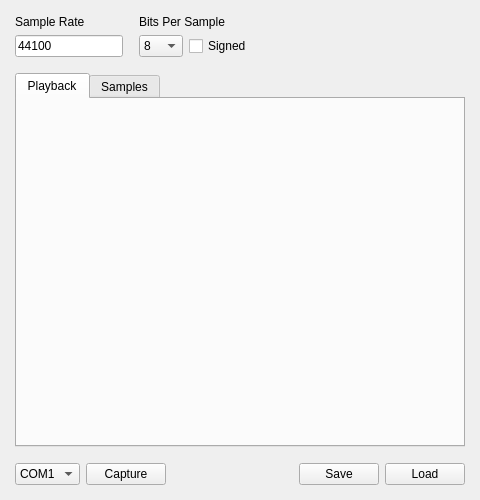
<?xml version="1.0" encoding="UTF-8"?>
<ui version="4.0">
 <class>MainWindow</class>
 <widget class="QMainWindow" name="MainWindow">
  <property name="geometry">
   <rect>
    <x>0</x>
    <y>0</y>
    <width>480</width>
    <height>500</height>
   </rect>
  </property>
  <property name="windowTitle">
   <string>ADC Converter</string>
  </property>
  <widget class="QWidget" name="centralwidget">
   <layout class="QVBoxLayout" name="verticalLayout_6">
    <property name="leftMargin">
     <number>15</number>
    </property>
    <property name="topMargin">
     <number>15</number>
    </property>
    <property name="rightMargin">
     <number>15</number>
    </property>
    <property name="bottomMargin">
     <number>15</number>
    </property>
    <item>
     <layout class="QHBoxLayout" name="layParameters">
      <item>
       <layout class="QVBoxLayout" name="laySampleRate">
        <property name="spacing">
         <number>6</number>
        </property>
        <property name="rightMargin">
         <number>10</number>
        </property>
        <item>
         <widget class="QLabel" name="lblSampleRate">
          <property name="text">
           <string>Sample Rate</string>
          </property>
         </widget>
        </item>
        <item>
         <widget class="QLineEdit" name="txtSampleRate">
          <property name="sizePolicy">
           <sizepolicy hsizetype="Preferred" vsizetype="Fixed">
            <horstretch>0</horstretch>
            <verstretch>0</verstretch>
           </sizepolicy>
          </property>
          <property name="text">
           <string>44100</string>
          </property>
         </widget>
        </item>
       </layout>
      </item>
      <item>
       <layout class="QVBoxLayout" name="layBitsPerSample">
        <property name="rightMargin">
         <number>10</number>
        </property>
        <item>
         <widget class="QLabel" name="lblBitsPerSample">
          <property name="text">
           <string>Bits Per Sample</string>
          </property>
         </widget>
        </item>
        <item>
         <layout class="QHBoxLayout" name="layGeneral_1">
          <item>
           <widget class="QComboBox" name="cmbBitsPerSample">
            <item>
             <property name="text">
              <string>8</string>
             </property>
            </item>
            <item>
             <property name="text">
              <string>16</string>
             </property>
            </item>
            <item>
             <property name="text">
              <string>32</string>
             </property>
            </item>
           </widget>
          </item>
          <item>
           <widget class="QCheckBox" name="cbSigned">
            <property name="text">
             <string>Signed</string>
            </property>
           </widget>
          </item>
         </layout>
        </item>
       </layout>
      </item>
      <item>
       <spacer name="horizontalSpacer_2">
        <property name="orientation">
         <enum>Qt::Horizontal</enum>
        </property>
        <property name="sizeHint" stdset="0">
         <size>
          <width>40</width>
          <height>20</height>
         </size>
        </property>
       </spacer>
      </item>
     </layout>
    </item>
    <item>
     <spacer name="verticalSpacer_1">
      <property name="orientation">
       <enum>Qt::Vertical</enum>
      </property>
      <property name="sizeType">
       <enum>QSizePolicy::Preferred</enum>
      </property>
      <property name="sizeHint" stdset="0">
       <size>
        <width>20</width>
        <height>10</height>
       </size>
      </property>
     </spacer>
    </item>
    <item>
     <widget class="QTabWidget" name="tabMain">
      <property name="currentIndex">
       <number>0</number>
      </property>
      <widget class="QWidget" name="tabPlayback">
       <attribute name="title">
        <string>Playback</string>
       </attribute>
       <layout class="QVBoxLayout" name="verticalLayout_7">
        <item>
         <widget class="QWidget" name="widWaveform" native="true"/>
        </item>
       </layout>
      </widget>
      <widget class="QWidget" name="tabSamples">
       <attribute name="title">
        <string>Samples</string>
       </attribute>
       <layout class="QVBoxLayout" name="verticalLayout_8">
        <item>
         <widget class="QPlainTextEdit" name="txtSamples">
          <property name="autoFillBackground">
           <bool>false</bool>
          </property>
         </widget>
        </item>
       </layout>
      </widget>
     </widget>
    </item>
    <item>
     <spacer name="verticalSpacer_2">
      <property name="orientation">
       <enum>Qt::Vertical</enum>
      </property>
      <property name="sizeType">
       <enum>QSizePolicy::Preferred</enum>
      </property>
      <property name="sizeHint" stdset="0">
       <size>
        <width>20</width>
        <height>10</height>
       </size>
      </property>
     </spacer>
    </item>
    <item>
     <layout class="QHBoxLayout" name="layOptions">
      <item>
       <widget class="QComboBox" name="cmbPort">
        <item>
         <property name="text">
          <string>COM1</string>
         </property>
        </item>
       </widget>
      </item>
      <item>
       <widget class="QPushButton" name="btnCapture">
        <property name="text">
         <string>Capture</string>
        </property>
       </widget>
      </item>
      <item>
       <spacer name="horizontalSpacer_1">
        <property name="orientation">
         <enum>Qt::Horizontal</enum>
        </property>
        <property name="sizeHint" stdset="0">
         <size>
          <width>40</width>
          <height>20</height>
         </size>
        </property>
       </spacer>
      </item>
      <item>
       <widget class="QPushButton" name="btnSave">
        <property name="text">
         <string>Save</string>
        </property>
       </widget>
      </item>
      <item>
       <widget class="QPushButton" name="btnLoad">
        <property name="text">
         <string>Load</string>
        </property>
       </widget>
      </item>
     </layout>
    </item>
   </layout>
  </widget>
 </widget>
 <resources/>
 <connections/>
</ui>
